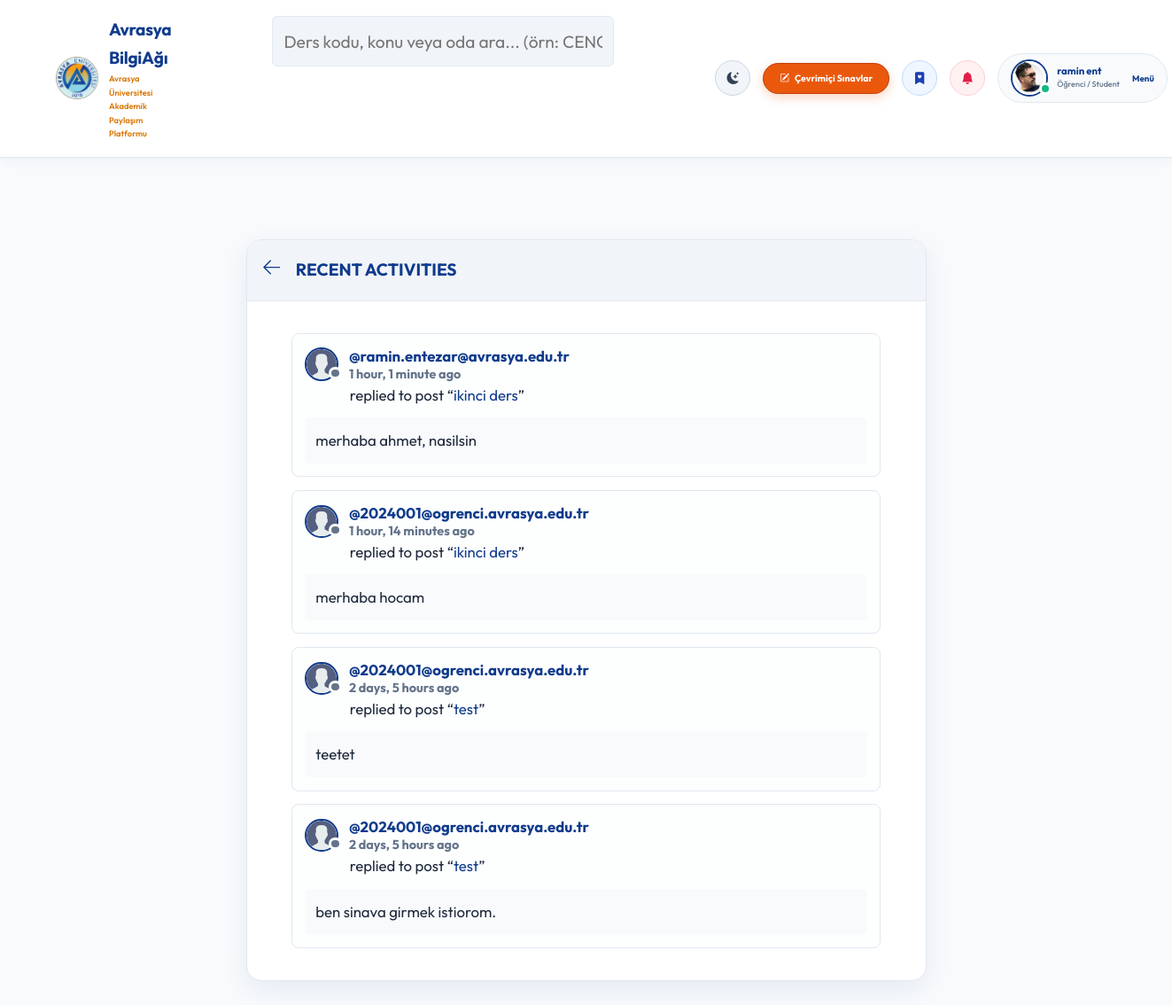
Page /activity/ (signed in) on the committed database.
### base/models.py (models this page shows, shortened)
class User(AbstractUser):
    name = models.CharField(max_length=200, null=True, verbose_name="Ad Soyad")
    email = models.EmailField(unique=True, null=True, verbose_name="E-Posta Adresi")
    bio = models.TextField(null=True, verbose_name="Hakkımda (Biyografi)")
    avatar = models.ImageField(null=True, default="avatar.svg", verbose_name="Profil Fotoğrafı (Avatar)")
    student_id = models.CharField(max_length=50, null=True, blank=True, verbose_name="Öğrenci / Sicil No")
    department = models.CharField(max_length=100, choices=DEPARTMENT_CHOICES, default='Genel / Diğer', verbose_name="Fakülte / Bölüm")
    role = models.CharField(max_length=20, choices=ROLE_CHOICES, default='student', verbose_name="Akademik Rol")
    github_link = models.URLField(max_length=255, null=True, blank=True, verbose_name="GitHub Profili")
    linkedin_link = models.URLField(max_length=255, null=True, blank=True, verbose_name="LinkedIn Profili")
    objects = CustomUserManager()
    USERNAME_FIELD = 'email'
    REQUIRED_FIELDS = ['username']
    @property
    def unread_notifications_count(self):
        return self.notifications.filter(is_read=False).count()
    @property
    def unread_notifications(self):
        return self.notifications.filter(is_read=False)

class Message(models.Model):
    user = models.ForeignKey(User, on_delete=models.CASCADE)
    room = models.ForeignKey(Room, on_delete=models.CASCADE)
    body = models.TextField()
    is_verified_answer = models.BooleanField(default=False, verbose_name="Öğretim Üyesi Onaylı Cevap")
    updated = models.DateTimeField(auto_now=True)
    created = models.DateTimeField(auto_now_add=True)
    class Meta:
        ordering = ['-updated', '-created']

class Room(models.Model):
    host = models.ForeignKey(User, on_delete=models.SET_NULL, null=True)
    topic = models.ForeignKey(Topic, on_delete=models.SET_NULL, null=True, verbose_name="Bölüm / Akademik Konu")
    name = models.CharField(max_length=200, verbose_name="Çalışma Odası Adı")
    course_code = models.CharField(max_length=50, null=True, blank=True, verbose_name="Ders Kodu (örn: CENG201)")
    room_type = models.CharField(max_length=20, choices=ROOM_TYPE_CHOICES, default='general', verbose_name="Oda Türü")
    description = models.TextField(null=True, blank=True, verbose_name="Oda Açıklaması")
    participants = models.ManyToManyField(
        User, related_name='participants', blank=True)
    updated = models.DateTimeField(auto_now=True)
    created = models.DateTimeField(auto_now_add=True)
    class Meta:
        ordering = ['-updated', '-created']
    def __str__(self):
        return self.name

### base/views.py (the view)
# urls.py: path('activity/', views.activityPage, name="activity"),
@login_required(login_url='login')
def activityPage(request):
    room_messages = Message.objects.all()
    if request.user.role == 'student' and request.user.department:
        dept = request.user.department
        dept_keywords = [w for w in dept.split() if len(w) > 3 and w not in ['Mühendisliği', 'Fakültesi', 'Bölümü', 'Programı', 'Teknolojisi', 'Hizmetleri']]
        query = Q(room__host__department=dept) | Q(room__topic__name__iexact=dept)
        for kw in dept_keywords:
            query |= Q(room__topic__name__icontains=kw) | Q(room__name__icontains=kw) | Q(room__course_code__icontains=kw)
        room_messages = room_messages.filter(query).distinct()
    return render(request, 'base/activity.html', {'room_messages': room_messages})

### base/templates/base/activity.html (shortened to what this page needs)
{% extends 'main.html' %}
{% block content %}
<main class="layout">
  <div class="container">
    <div class="layout__box">
      <div class="layout__boxHeader">
        <div class="layout__boxTitle">
          <a href="{% url 'home' %}">
            <svg version="1.1" xmlns="http://www.w3.org/2000/svg" width="32" height="32" viewBox="0 0 32 32">
              <title>arrow-left</title>
              <path
                d="M13.723 2.286l-13.723 13.714 13.719 13.714 1.616-1.611-10.96-10.96h27.625v-2.286h-27.625l10.965-10.965-1.616-1.607z">
              </path>
              </path>
            </svg>
          </a>
          <h3>Recent Activities</h3>
        </div>
      </div>
      <div class="activities-page layout__body">
        {% for message in room_messages %}
        <div class="activities__box">
          <div class="activities__boxHeader roomListRoom__header">
            <a href="{% url 'user-profile' message.user.id %}" class="roomListRoom__author">
              <div class="avatar avatar--small">
                <img src="{{message.user.avatar.url}}" />
              </div>
              <p>
                @{{message.user}}
                <span>{{message.created|timesince}} ago</span>
              </p>
            </a>
          </div>
          <div class="activities__boxContent">
            <p>replied to post “<a href="{% url 'room' message.room.id %}">{{message.room}}</a>”</p>
            <div class="activities__boxRoomContent">
              {{message.body}}
            </div>
          </div>
        </div>
        {% endfor %}
      </div>
    </div>
  </div>
</main>
{% endblock content %}

### templates/navbar.html (shortened to what this page needs)
{% load static %}
<header class="header header--loggedIn">
    <div class="container">
        <a href="{% url 'home' %}" class="header__logo" style="display: flex; align-items: center; gap: 12px; text-decoration: none;">
            <img src="{% static 'images/avrasya_logo.png' %}" alt="Avrasya University Logo" style="width: 48px; height: 48px; object-fit: contain; background: transparent; border: none; border-radius: 50%;" />
            <div>
                <h1 style="margin:0; font-weight:700; color:#0f3b8c; letter-spacing: -0.3px;">Avrasya BilgiAğı</h1>
                <span style="font-size:0.78rem; color:#d97706; font-weight:600; display:block;">Avrasya Üniversitesi Akademik Paylaşım Platformu</span>
            </div>
        </a>
        <form class="header__search" method="GET" action="{% url 'home' %}">
            <label>
                <input name="q" placeholder="Ders kodu, konu veya oda ara... (örn: CENG201)" class="navbar-search-input" />
            </label>
        </form>
        <nav class="header__menu" style="display: flex; align-items: center; gap: 14px;">
            <button id="themeToggleBtn" onclick="toggleTheme()" title="Gece / Gündüz Modu" style="background: #f1f5f9; border: 1px solid #cbd5e1; width: 40px; height: 40px; border-radius: 50%; display: flex; align-items: center; justify-content: center; cursor: pointer; font-size: 1.15rem; transition: all 0.2s ease; color: #334155;">
                <i class="bi bi-moon-stars-fill"></i>
            </button>
            <a href="{% url 'quizzes' %}" style="display: inline-flex; align-items: center; gap: 6px; background: #ea580c; color: #ffffff; border: 1px solid #c2410c; padding: 8px 18px; border-radius: 50px; font-weight: 700; font-size: 0.88rem; text-decoration: none; white-space: nowrap; box-shadow: 0 4px 12px rgba(234, 88, 12, 0.25);">
                <i class="bi bi-pencil-square"></i> Çevrimiçi Sınavlar
            </a>
            {% if request.user.is_authenticated %}
            <a href="{% url 'saved-resources' %}" title="Kaydedilen Materyallerim" style="display: flex; align-items: center; justify-content: center; background: #eff6ff; border: 1px solid #bfdbfe; color: #1e40af; width: 40px; height: 40px; border-radius: 50%; text-decoration: none; font-size: 1.15rem;">
                <i class="bi bi-bookmark-heart-fill"></i>
            </a>
            <div style="position: relative;">
                <button onclick="const m=document.getElementById('notifModal'); m.style.display = m.style.display === 'none' ? 'block' : 'none';" title="Bildirimler" style="background: #fff1f2; border: 1px solid #fecdd3; color: #e11d48; width: 40px; height: 40px; border-radius: 50%; cursor: pointer; font-size: 1.15rem; display: flex; align-items: center; justify-content: center; position: relative;">
                    <i class="bi bi-bell-fill"></i>
                </button>
            </div>
            <div class="header__user" style="display: flex; align-items: center; gap: 14px; background: #f8fafc; border: 1px solid #e2e8f0; padding: 6px 14px; border-radius: 50px;">
                <a href="{% url 'update-user' %}" style="display: flex; align-items: center; gap: 10px; text-decoration: none;">
                    <div class="avatar avatar--medium active">
                        <img src="{{request.user.avatar.url}}" style="width: 38px; height: 38px; border-radius: 50%; object-fit: cover;" />
                    </div>
                    <div>
                        <p style="margin: 0; font-weight: 700; color: #0f3b8c; line-height: 1.2; font-size: 0.95rem; white-space: nowrap;">{{request.user.name|default:request.user.username}}</p>
                        <span style="font-size: 0.75rem; color: #64748b; font-weight: 500; display: block; white-space: nowrap;">{{request.user.get_role_display}}</span>
                    </div>
                </a>
                <button class="dropdown-button" style="background: transparent; border: none; cursor: pointer; font-weight: 700; color: #0f3b8c; font-size: 0.82rem;">
                    Menü
                </button>
            </div>
            {% endif %}
        </nav>
</header>

### rows in the picture
User: user.avatar (picture), user.name "ramin ent", user.role "Öğrenci / Student"
Message: user.avatar (placeholder picture), user "ramin.entezar@avrasya.edu.tr", created "1 hour, 1 minute", room "ikinci ders", body "merhaba ahmet, nasilsin"
Message: user.avatar (placeholder picture), user "2024001@ogrenci.avrasya.edu.tr", created "1 hour, 14 minutes", room "ikinci ders", body "merhaba hocam"
Message: user.avatar (placeholder picture), user "2024001@ogrenci.avrasya.edu.tr", created "2 days, 5 hours", room "test", body "teetet"
Message: user.avatar (placeholder picture), user "2024001@ogrenci.avrasya.edu.tr", created "2 days, 5 hours", room "test", body "ben sinava girmek istiorom."
